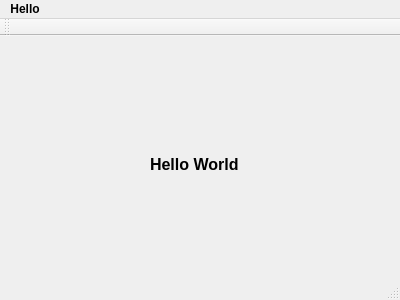
<?xml version="1.0" encoding="UTF-8"?>
<ui version="4.0">
 <class>MainWindow</class>
 <widget class="QMainWindow" name="MainWindow">
  <property name="geometry">
   <rect>
    <x>0</x>
    <y>0</y>
    <width>400</width>
    <height>300</height>
   </rect>
  </property>
  <property name="font">
   <font>
    <weight>75</weight>
    <bold>true</bold>
   </font>
  </property>
  <property name="windowTitle">
   <string>MainWindow</string>
  </property>
  <widget class="QWidget" name="centralWidget">
   <widget class="QLabel" name="label">
    <property name="geometry">
     <rect>
      <x>150</x>
      <y>120</y>
      <width>101</width>
      <height>16</height>
     </rect>
    </property>
    <property name="font">
     <font>
      <pointsize>12</pointsize>
     </font>
    </property>
    <property name="text">
     <string>Hello World</string>
    </property>
   </widget>
  </widget>
  <widget class="QMenuBar" name="menuBar">
   <property name="geometry">
    <rect>
     <x>0</x>
     <y>0</y>
     <width>400</width>
     <height>23</height>
    </rect>
   </property>
   <widget class="QMenu" name="menuHello">
    <property name="title">
     <string>Hello</string>
    </property>
   </widget>
   <addaction name="menuHello"/>
  </widget>
  <widget class="QToolBar" name="mainToolBar">
   <attribute name="toolBarArea">
    <enum>TopToolBarArea</enum>
   </attribute>
   <attribute name="toolBarBreak">
    <bool>false</bool>
   </attribute>
  </widget>
  <widget class="QStatusBar" name="statusBar"/>
 </widget>
 <layoutdefault spacing="6" margin="11"/>
 <resources/>
 <connections/>
</ui>
